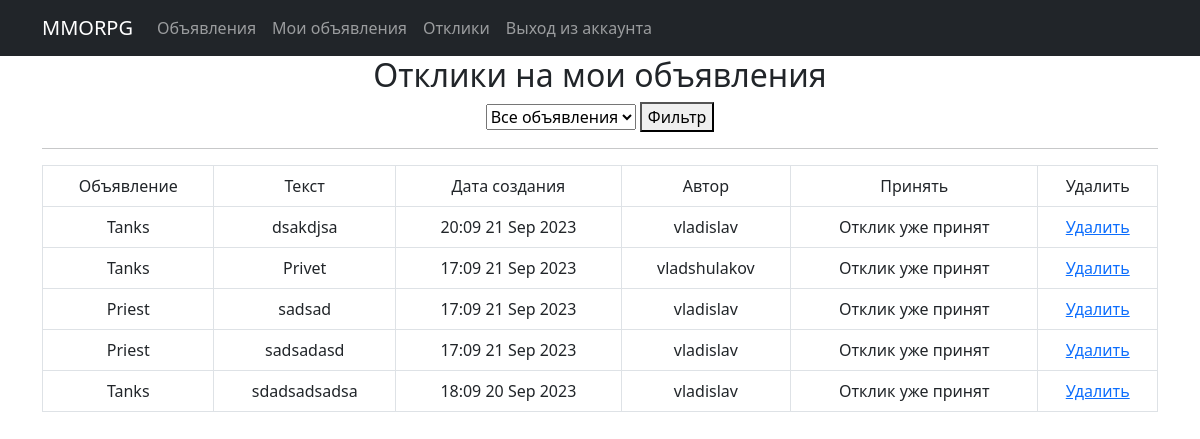
The page /user_replies/ (signed in) on the database as committed earlier.
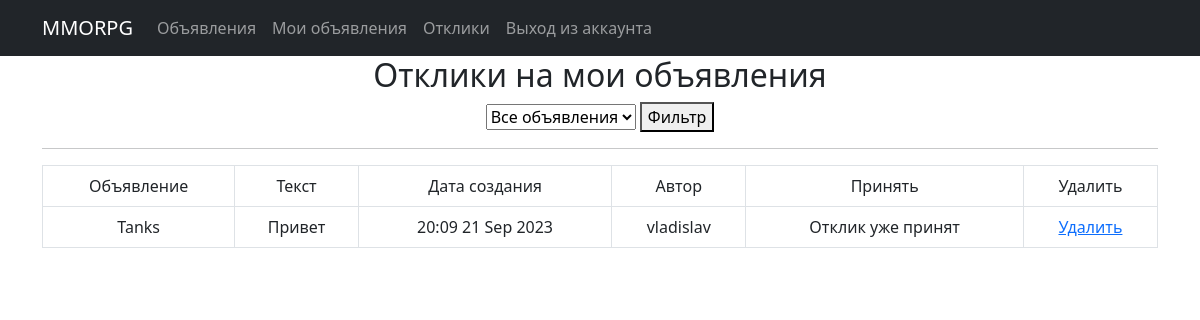
The same page on the database as committed later.
### mmo/models.py (models this page shows, shortened)
class Reply(models.Model):
    reply_text = models.TextField()
    time_create = models.DateTimeField(auto_now_add=True)
    user = models.ForeignKey(User, on_delete=models.CASCADE, null=True)
    post = models.ForeignKey(Post, on_delete=models.CASCADE, null=True)
    accepted = models.BooleanField(default=False)

class Post(models.Model):
    post_title = models.CharField(max_length=255)
    post_text = models.TextField()
    time_create = models.DateTimeField(auto_now_add=True)
    category = models.CharField(max_length=3, choices=CATEGORY, default=tanks)
    user = models.ForeignKey(User, on_delete=models.CASCADE, null=True)
    image = models.ImageField(upload_to='post_images/', null=True, blank=True)
    video_url = models.URLField(null=True, blank=True)
    def __str__(self):
        return self.post_title

### mmo/views.py (the view)
# urls.py: path('user_replies/', user_replies, name='user_replies'),
@login_required
def user_replies(request):
    current_user = request.user
    posts = Post.objects.filter(user=current_user).order_by('-time_create')
    selected_post_id = request.GET.get('post')
    replies = Reply.objects.filter(post__user = current_user).order_by('-time_create')
    if selected_post_id:
        replies = replies.filter(post__id=selected_post_id)
    if request.method == 'GET':
        selected_post_id = request.GET.get('post')
        if selected_post_id:
            replies = replies.filter(post__id=selected_post_id)
    return render(request, 'user_replies.html', {'posts': posts, 'replies': replies, 'selected_post_id': selected_post_id})

### templates/user_replies.html (shortened to what this page needs)
{% extends 'flatpages/default.html' %}
{% block content %}
    <h2 style="text-align: center;">Отклики на мои объявления</h2>
    <form method="get">
        <select name="post">
            <option value="">Все объявления</option>
        </select>
        <button type="submit">Фильтр</button>
    </form>
    <hr>
        {% if replies %}
        <table class="table table-bordered">
            <tr>
                <td>Объявление</td>
                <td>Текст</td>
                <td>Дата создания</td>
                <td>Автор</td>
                <td>Принять</td>
                <td>Удалить</td>
            </tr>
            {% for reply in replies %}
            <tr>
                <td>{{ reply.post }}</td>
                <td>{{ reply.reply_text }}</td>
                <td>{{ reply.time_create|date:'H:m d M Y' }}</td>
                <td>{{ reply.user }}</td>
                <td>
                    {% if reply.accepted %}
                        Отклик уже принят
                    {% else %}
                    <a href="{% url 'accept_reply' reply.id %}">Принять</a>
                    {% endif %}
                </td>
                <td><a href="{% url 'reply_delete' reply.id %}">Удалить</a></td>
            </tr>
            {% endfor %}
        </table>
        {% else %}
        <h2>У вас нет откликов</h2>
        {% endif %}
{% endblock content %}

### templates/flatpages/default.html (shortened to what this page needs)
<!DOCTYPE html>
<html lang="en">
    <head>
        {% load static %}
        <link href="{% static 'css/styles.css' %}" rel="stylesheet" />
    </head>
    <body>
        <nav class="navbar navbar-expand-lg navbar-dark bg-dark static-top">
            <div class="container">
                <a class="navbar-brand" href="/">MMORPG</a>
                <div class="collapse navbar-collapse" id="navbarResponsive">
                    <ul class="navbar-nav ml-auto">
                        <li class="nav-item active">
                            <a class="nav-link" href="/">Объявления</a>
                        </li>
                        {% if user.is_authenticated %}
                        <li class="nav-item">
                            <a class="nav-link" href="{% url 'user_posts' %}">Мои объявления</a>
                        </li>
                        <li class="nav-item">
                            <a class="nav-link" href="{% url 'user_replies' %}">Отклики</a>
                        </li>
                        <li class="nav-item">
                            <a class="nav-link" href="{% url 'account_logout' %}">Выход из аккаунта</a>
                        </li>
                        {% endif %}
                    </ul>
                </div>
            </div>
         </nav>
        <div class="container">
            <div class="row">
                <div class="col-lg-12 text-center">
                    {% block content %}{% endblock content %}
                </div>
            </div>
         </div>
    </body>
</html>

Rows that differ between the two databases and show on the page:
removed Reply: post "Tanks", reply_text "dsakdjsa", time_create "20:09 21 Sep 2023", user "vladislav", accepted "Отклик уже принят"
removed Reply: post "Tanks", reply_text "Privet", time_create "17:09 21 Sep 2023", user "vladshulakov", accepted "Отклик уже принят"
removed Reply: post "Priest", reply_text "sadsad", time_create "17:09 21 Sep 2023", user "vladislav", accepted "Отклик уже принят"
removed Reply: post "Priest", reply_text "sadsadasd", time_create "17:09 21 Sep 2023", user "vladislav", accepted "Отклик уже принят"
removed Reply: post "Tanks", reply_text "sdadsadsadsa", time_create "18:09 20 Sep 2023", user "vladislav", accepted "Отклик уже принят"
added Reply: post "Tanks", reply_text "Привет", time_create "20:09 21 Sep 2023", user "vladislav", accepted "Отклик уже принят"
